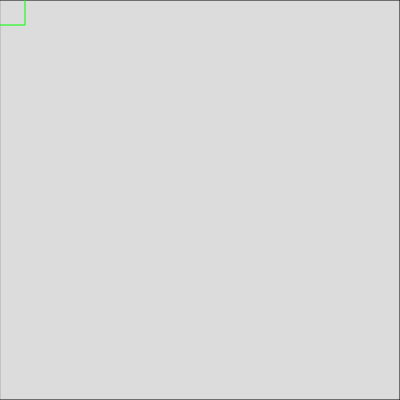
Frame 1 (no input)
Frame 60 (no input): identical to frame 1, image omitted
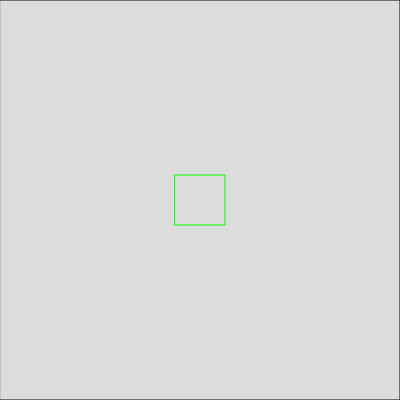
Frame 120 (the mouse pressed at the canvas centre since frame 60)

The p5.js sketch that drew these frames (run headless with seeded random() and noise() and a simulated clock; from frame 60 on, the mouse is pressed at the canvas centre):

// p5.js sketch
// ── sketch.js
let qtree;

function draw_quadtree(qtree){
    let x = qtree.boundary.x - qtree.boundary.w;
    let y = qtree.boundary.y - qtree.boundary.h;
    let w = qtree.boundary.w * 2;
    let h = qtree.boundary.h * 2;
    noFill();
    rect(x, y, w, h);

    for (const point of qtree.points) {
        circle(point.x, point.y, 2);
    }

    if (qtree.subdivided) {
        for (const sub_tree of qtree.sub_trees) {
            draw_quadtree(sub_tree);
        }
    }
}

function setup() {
    let width = 400;
    let height = 400;
    
    createCanvas(width, height);
    let boundary = new Boundary(width/2, height/2, width/2, height/2);
    qtree = new Quadtree(boundary);
}

function draw() {
    background(220);
    stroke(0);
    draw_quadtree(qtree);

    let x = mouseX;
    let y = mouseY;
    let querry = new Boundary(x, y, 25, 25);
    let result = qtree.querry(querry);

    stroke(0, 255, 0);
    rect(x - 25, y - 25, 50, 50);
    for (const point of result) {
        circle(point.x, point.y, 2);
    }
}

function mouseClicked() {
    let x = mouseX;
    let y = mouseY;
    qtree.push(new Point(x, y, null));
  }
// ── quadtree.js
class Point {
    constructor(x, y, data) {
        this.x = x;
        this.y = y;
        this.data = data;
    }
}

class Boundary {
    constructor(x, y, w, h) {
        this.x = x;
        this.y = y;
        this.w = w;
        this.h = h;
    }

    contains(point) {
        return (this.x - this.w <= point.x && point.x <= this.x + this.w) &&
               (this.y - this.h <= point.y && point.y <= this.y + this.h);
    }

    intersect(boundary) {
        return !(
            this.x - this.w > boundary.x + boundary.w ||
            this.y - this.h > boundary.y + boundary.h ||
            this.x + this.w < boundary.x - boundary.w ||
            this.y + this.h < boundary.y - boundary.h
            );
    }

    subdivide() {
        return [
            new Boundary(this.x + this.w/2, this.y + this.h/2, this.w/2, this.h/2),
            new Boundary(this.x - this.w/2, this.y + this.h/2, this.w/2, this.h/2),
            new Boundary(this.x - this.w/2, this.y - this.h/2, this.w/2, this.h/2),
            new Boundary(this.x + this.w/2, this.y - this.h/2, this.w/2, this.h/2)
        ];
    }
}

class Quadtree {
    constructor(boundary, capacity=4) {
        this.boundary = boundary;
        this.capacity = capacity;

        this.points = []
        this.subdivided = false;
        this.sub_trees = [];
    }

    push(point) {
        if (!this.boundary.contains(point)) return false;
        
        if (this.points.length >= this.capacity) {

            if (!this.subdivided) this.subdivide();

            for (const sub_tree of this.sub_trees) {
                if (sub_tree.push(point)) return true;
            }
            return true
        }
        else {
            this.points.push(point);
            return true
        }
    }

    querry(boundary) {
        if (!this.boundary.intersect(boundary)) return [];

        let result = this.points.filter((point) => {return boundary.contains(point)});

        if (this.subdivided) {
            for (const sub_tree of this.sub_trees) {
                result = result.concat(sub_tree.querry(boundary));
            }
        }

        return result;
    }

    subdivide() {
        this.subdivided = true;

        for (const sub_boundary of this.boundary.subdivide()) {
            this.sub_trees.push(new Quadtree(sub_boundary, this.cap));
        }

    }
}
